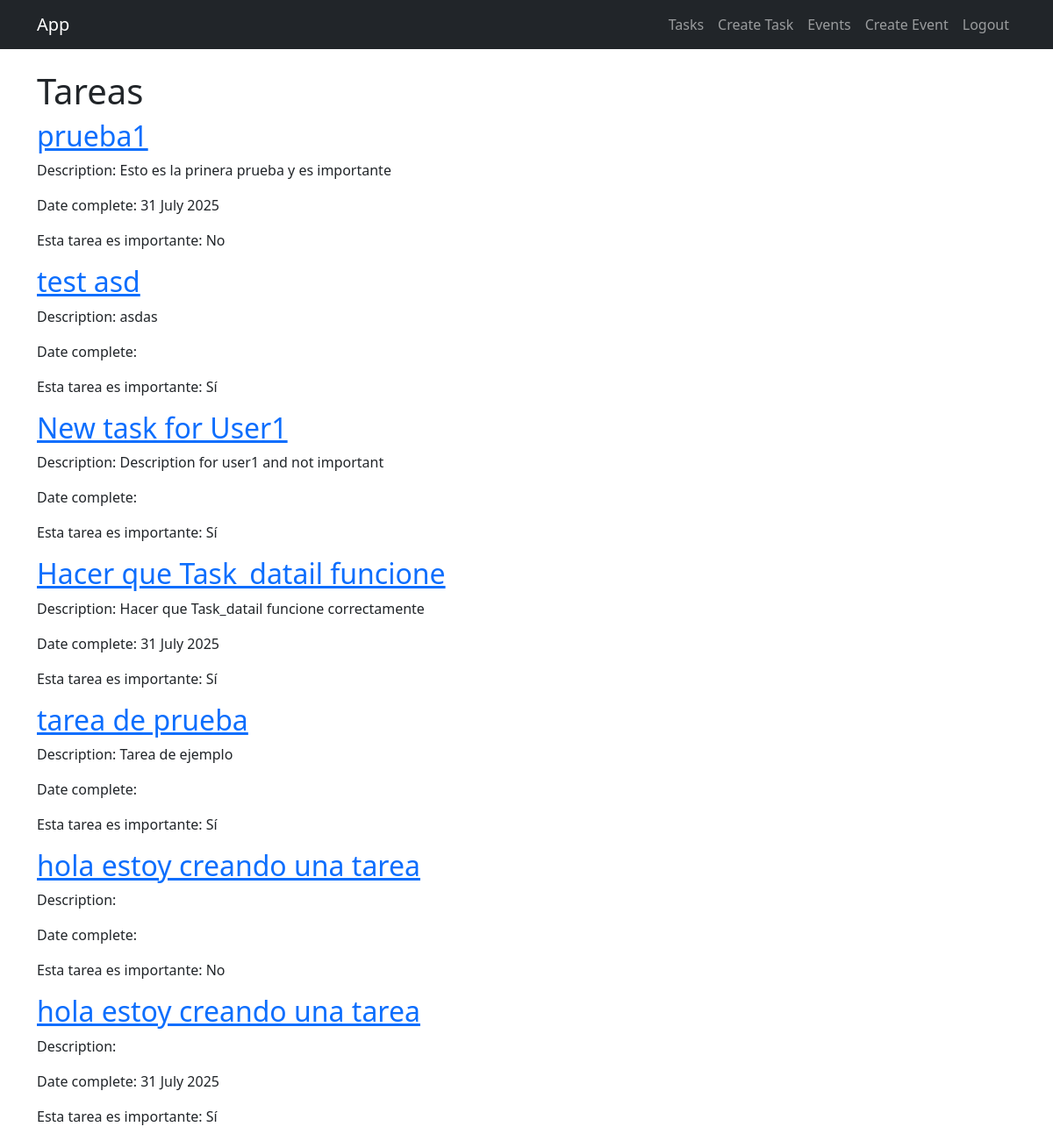
/tasks/ (signed in), run on an earlier commit of the app's database.
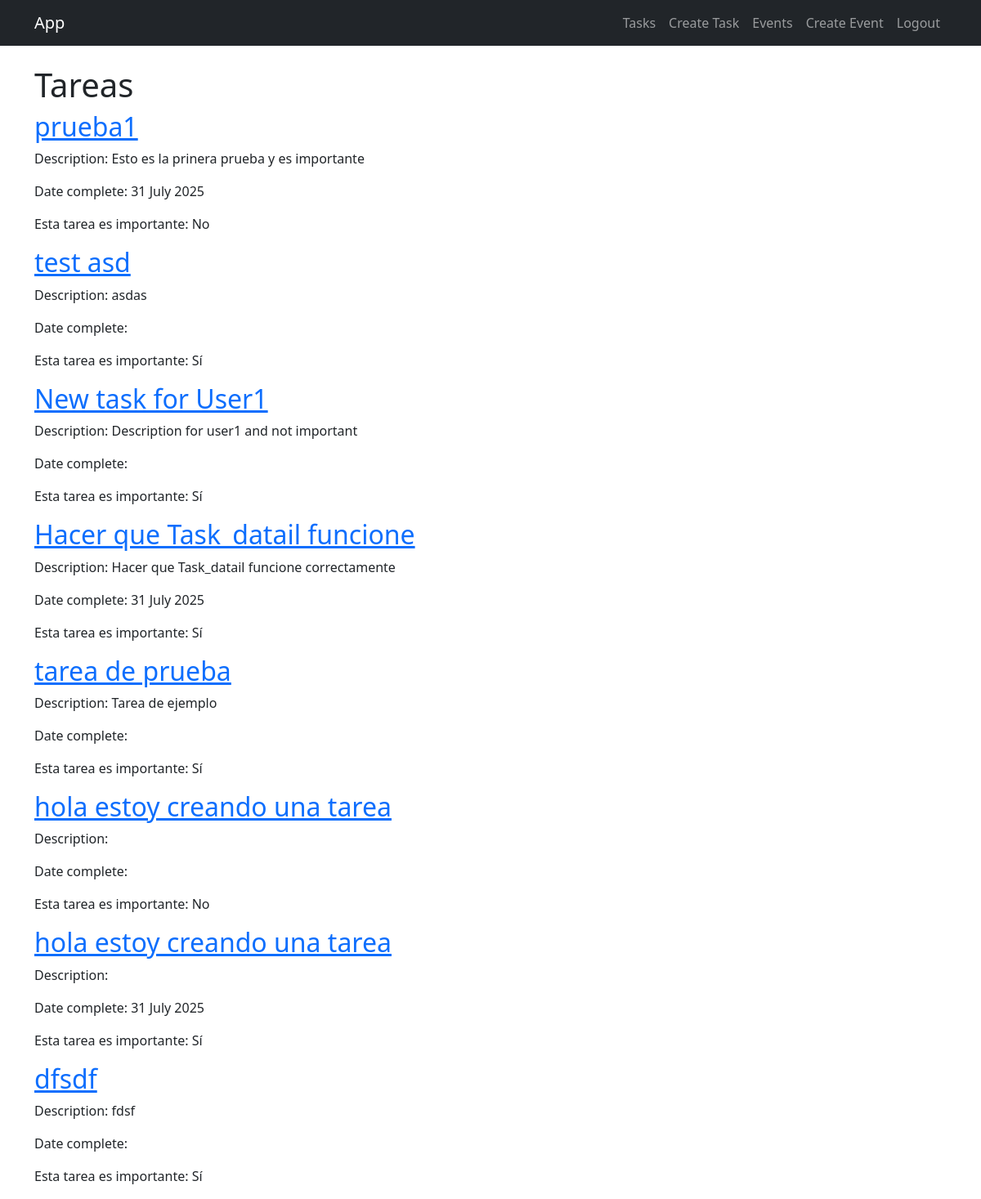
And on a later commit of the database.
### tasks/models.py (models this page shows, shortened)
class Task(models.Model):
    title = models.CharField(max_length=200)
    description = models.TextField(blank=True)
    created = models.DateTimeField(auto_now_add=True)
    updated = models.DateTimeField(auto_now=True)
    datecompleted =models.DateTimeField(null=True, blank=True)
    important = models.BooleanField(default=False)
    user = models.ForeignKey(User, on_delete=models.CASCADE, related_name='tasks')

### tasks/views.py (the view)
# urls.py: path('tasks/',views.tasks,name='tasks'),
def tasks(request):
    tasks = Task.objects.filter(user=request.user)
    return render(request, 'tasks.html', {"tasks": tasks})

### tasks/templates/tasks.html (shortened to what this page needs)
{% extends "base.html" %}
{% block content %}
<h1> Tareas </h1>
{% for task in tasks %}
    <div class="task">
        <h2><a href="{% url 'task_detail' task.id %}">{{ task.title }}</a></h2>
        <p>Description: {{ task.description }}</p>
        <p>Date complete: {{  task.datecompleted|date:"j F Y"}}</p>
        <p>Esta tarea es importante:
            {% if task.important %}
                Sí
            {% else %}
                No
            {% endif %}
        </p>
    </div>
{% empty %}
    <p>No tasks available.</p>
{% endfor %}
{% endblock %}

What changed in the data, as far as the page shows it:
added Task: title "dfsdf", description "fdsf", important "Sí"
